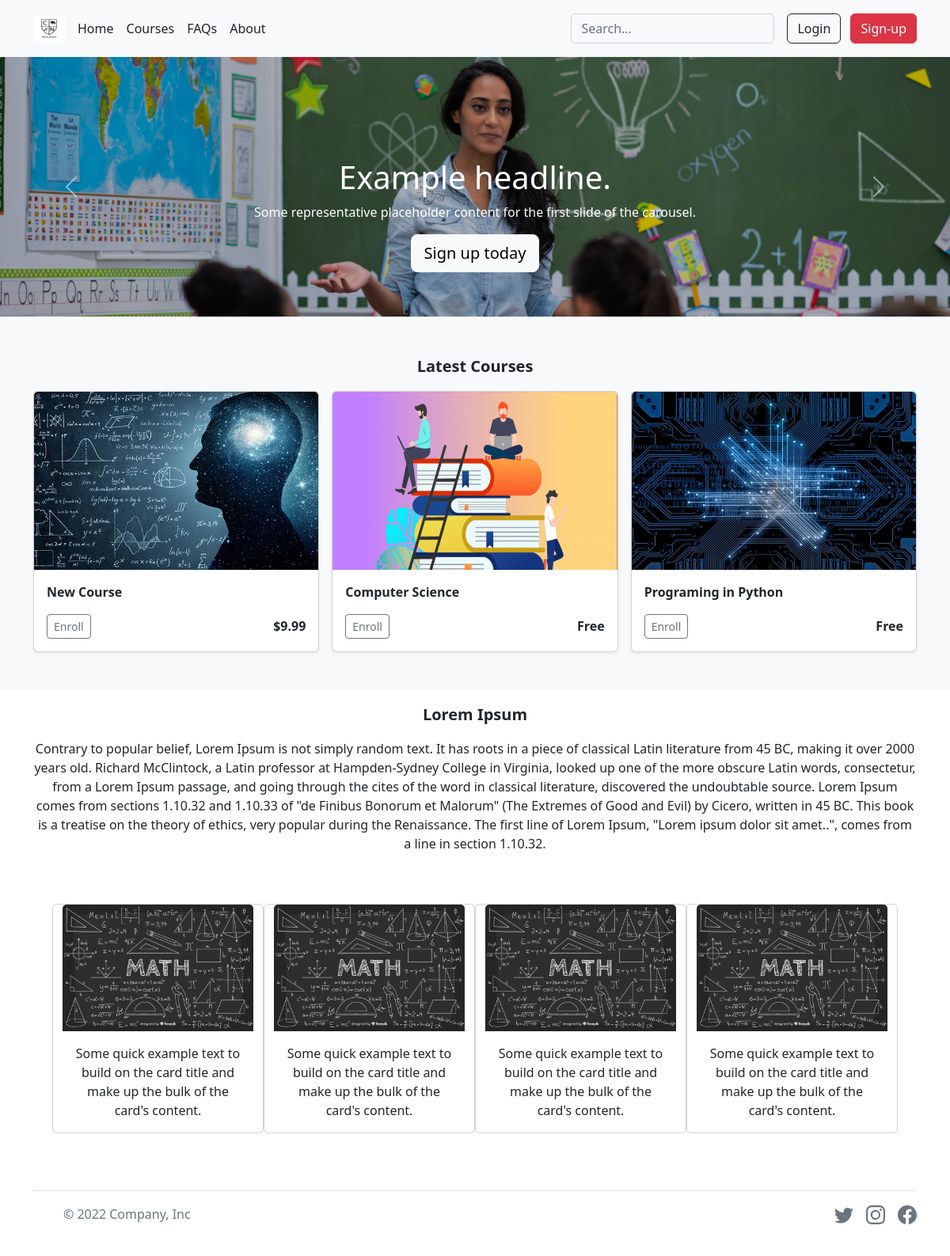
The page / on the database its author committed.
### tables this page shows
CREATE TABLE 'courses' (id INTEGER PRIMARY KEY AUTOINCREMENT NOT NULL, price TEXT NOT NULL, name TEXT NOT NULL);

### app.py (the view)
@app.route("/")
def index():
    courses = db.execute("SELECT * FROM courses ORDER BY id DESC LIMIT 3")
    return render_template("index.html", ids = courses)

### app.py (called while the page is built)
@app.after_request
def after_request(response):
    response.headers["Cache-Control"] = "no-cache, no-store, must-revalidate"
    response.headers["Expires"] = 0
    response.headers["Pragma"] = "no-cache"
    return response

### templates/index.html (shortened to what this page needs)
{% extends "layout.html" %}
{% block main %}
<div id="carousel" class="carousel slide" data-bs-ride="carousel">
    <div class="carousel-inner">
      <div class="carousel-item active" data-bs-interval="5000">
        <img class="img-fluid bd-placeholder-img bd-placeholder-img-lg d-block w-100" src="../static/car1.png" role="img" aria-label="Placeholder: First slide" preserveAspectRatio="xMidYMid slice" focusable="false"><title>Placeholder</title><rect width="100%" height="100%" fill="#777"></rect></img>
        <div class="carousel-caption">
          <h1>Example headline.</h1>
          <p>Some representative placeholder content for the first slide of the carousel.</p>
          <p><a class="btn btn-lg btn-light" href="#">Sign up today</a></p>
        </div>
      </div>
    </div>
    <button class="carousel-control-prev" type="button" data-bs-target="#carousel" data-bs-slide="prev">
      <span class="carousel-control-prev-icon" aria-hidden="true"></span>
    </button>
    <button class="carousel-control-next" type="button" data-bs-target="#carousel" data-bs-slide="next">
      <span class="carousel-control-next-icon" aria-hidden="true"></span>
    </button>
  </div>
{% if ids %}
  <div class="album py-5 bg-light">
    <div class="container">
      <p class="text-center fs-5 fw-semibold">Latest Courses</p>
      <div class="row row-cols-1 row-cols-sm-2 row-cols-md-3 g-3">
        {% for id in ids %}
        <form action="/info" method="post">
        <div class="col">
          <div class="card shadow-sm">
            <img src="../static/courses/{{ id.id }}.png" class="bd-placeholder-img card-img-top" width="100%" height="225" alt="...">
            <div class="card-body">
              <p class="card-text fw-bold">{{ id.name }}</p>
              <div class="d-flex justify-content-between align-items-center">
                <div class="btn-group">
                  <button class="btn btn-sm btn-outline-secondary" id="id" name="id" value="{{ id.id }}">Enroll</a>
                </div>
                <small class="fs-6 fw-semibold">{{ id.price }}</small>
              </div>
            </div>
          </div>
        </div>
      </form>
        {% endfor %}
      </div>
    </div>
  </div>
{% endif %}
<div class="container text-center">
  <p class="fs-5 fw-semibold">Lorem Ipsum</p>
  <p>Contrary to popular belief, Lorem Ipsum is not simply random text. It has roots in a piece of classical Latin literature from 45 BC, making it over 2000 years old. Richard McClintock, a Latin professor at Hampden-Sydney College in Virginia, looked up one of the more obscure Latin words, consectetur, from a Lorem Ipsum passage, and going through the cites of the word in classical literature, discovered the undoubtable source. Lorem Ipsum comes from sections 1.10.32 and 1.10.33 of "de Finibus Bonorum et Malorum" (The Extremes of Good and Evil) by Cicero, written in 45 BC. This book is a treatise on the theory of ethics, very popular during the Renaissance. The first line of Lorem Ipsum, "Lorem ipsum dolor sit amet..", comes from a line in section 1.10.32.</p>
  <div class="album py-5">
  <div class="container">
  <div class="row row-cols-1 row-cols-sm-2  px-4  row-cols-md-4 g-4">
  <div class="card">
    <img src="../static/courses/1.png" class="card-img-top" alt="...">
    <div class="card-body">
      <p class="card-text">Some quick example text to build on the card title and make up the bulk of the card's content.</p>
    </div>
  </div>
  <div class="card" >
    <img src="../static/courses/1.png" class="card-img-top" alt="...">
    <div class="card-body">
      <p class="card-text">Some quick example text to build on the card title and make up the bulk of the card's content.</p>
    </div>
  </div>
  <div class="card">
    <img src="../static/courses/1.png" class="card-img-top" alt="...">
    <div class="card-body">
      <p class="card-text">Some quick example text to build on the card title and make up the bulk of the card's content.</p>
    </div>
  </div>
  <div class="card">
    <img src="../static/courses/1.png" class="card-img-top" alt="...">
    <div class="card-body">
      <p class="card-text">Some quick example text to build on the card title and make up the bulk of the card's content.</p>
    </div>
  </div>
  </div>
  </div>
  </div>
</div>
{% endblock %}

### rows shown on the page
courses: shows a picture, name "New Course", {{ id.id }} 4 (drawn), price "$9.99"
courses: shows a picture, name "Computer Science", {{ id.id }} 3 (drawn), price "Free"
courses: shows a picture, name "Programing in Python", {{ id.id }} 2 (drawn), price "Free"
